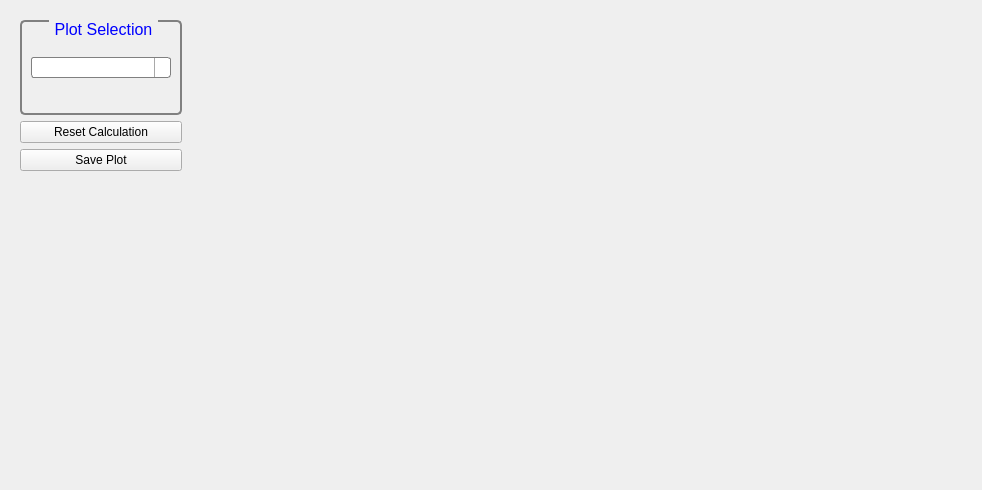
           <widget class="QWidget" name="tabPlot">
            <attribute name="title">
             <string>Plot</string>
            </attribute>
            <widget class="QWidget" name="widget_analyzePlot" native="true">
             <property name="geometry">
              <rect>
               <x>182</x>
               <y>20</y>
               <width>791</width>
               <height>461</height>
              </rect>
             </property>
            </widget>
            <widget class="QWidget" name="layoutWidget">
             <property name="geometry">
              <rect>
               <x>20</x>
               <y>20</y>
               <width>162</width>
               <height>151</height>
              </rect>
             </property>
             <layout class="QVBoxLayout" name="verticalLayout_10">
              <item>
               <widget class="QGroupBox" name="groupBox">
                <property name="font">
                 <font>
                  <pointsize>12</pointsize>
                  <italic>false</italic>
                  <bold>false</bold>
                 </font>
                </property>
                <property name="styleSheet">
                 <string notr="true">QGroupBox {
    background-color: qlineargradient(x1: 0, y1: 0, x2: 0, y2: 1,
                                      stop: 0 #E0E0E0, stop: 1 #FFFFFF);
    border: 2px solid gray;
    border-radius: 5px;
    margin-top: 1ex; /* leave space at the top for the title */
	font: 12pt;
}

QGroupBox::title {
    subcontrol-origin: margin;
    subcontrol-position: top center; /* position at the top center */
    padding: 0 3px;
    background-color: qlineargradient(x1: 0, y1: 0, x2: 0, y2: 1,
                                      stop: 0 #FFDD00, stop: 1 #FBB034);
	border-radius:2px;
	color:blue;
}</string>
                </property>
                <property name="title">
                 <string>Plot Selection</string>
                </property>
                <layout class="QVBoxLayout" name="verticalLayout_8">
                 <item>
                  <widget class="QComboBox" name="comboBox_analyzePlot">
                   <property name="font">
                    <font>
                     <pointsize>10</pointsize>
                     <bold>true</bold>
                    </font>
                   </property>
                   <property name="styleSheet">
                    <string notr="true">QComboBox {
    border: 1px solid gray;
    border-radius: 3px;
    padding: 1px 18px 1px 3px;
    min-width: 6em;
}

QComboBox:editable {
    background: white;
}

QComboBox:!editable:on, QComboBox::drop-down:editable:on {
    background: qlineargradient(x1: 0, y1: 0, x2: 0, y2: 1,
                                stop: 0 #D3D3D3, stop: 0.4 #D8D8D8,
                                stop: 0.5 #DDDDDD, stop: 1.0 #E1E1E1);
}

QComboBox:on { /* shift the text when the popup opens */
    padding-top: 3px;
    padding-left: 4px;
}

QComboBox::drop-down {
    subcontrol-origin: padding;
    subcontrol-position: top right;
    width: 15px;
	border-left-width: 1px;
    border-left-color: darkgray;
    border-left-style: solid; /* just a single line */
    border-top-right-radius: 3px; /* same radius as the QComboBox */
    border-bottom-right-radius: 3px;
}
</string>
                   </property>
                  </widget>
                 </item>
                </layout>
               </widget>
              </item>
              <item>
               <layout class="QVBoxLayout" name="verticalLayout_9">
                <item>
                 <widget class="QPushButton" name="btn_reset_analyzePlot">
                  <property name="styleSheet">
                   <string notr="true">background-color: qlineargradient(x1: 0, y1: 0, x2: 0, y2: 1,
                                      stop: 0 #f6f7fa, stop: 1 #dadbde);

font: 12pt bold &quot;Arial&quot;;</string>
                  </property>
                  <property name="text">
                   <string>Reset Calculation</string>
                  </property>
                  <property name="icon">
                   <iconset resource="plunger_ico.qrc">
                    <normaloff>:/plunger/icons/Reset.png</normaloff>:/plunger/icons/Reset.png</iconset>
                  </property>
                  <property name="iconSize">
                   <size>
                    <width>24</width>
                    <height>24</height>
                   </size>
                  </property>
                 </widget>
                </item>
                <item>
                 <widget class="QPushButton" name="btn_save_analyzePlot">
                  <property name="styleSheet">
                   <string notr="true">background-color: qlineargradient(x1: 0, y1: 0, x2: 0, y2: 1,
                                      stop: 0 #f6f7fa, stop: 1 #dadbde);

font: 12pt bold &quot;Arial&quot;;</string>
                  </property>
                  <property name="text">
                   <string>Save Plot</string>
                  </property>
                  <property name="icon">
                   <iconset resource="plunger_ico.qrc">
                    <normaloff>:/plunger/icons/save.png</normaloff>:/plunger/icons/save.png</iconset>
                  </property>
                  <property name="iconSize">
                   <size>
                    <width>24</width>
                    <height>24</height>
                   </size>
                  </property>
                 </widget>
                </item>
               </layout>
              </item>
             </layout>
            </widget>
           </widget>
